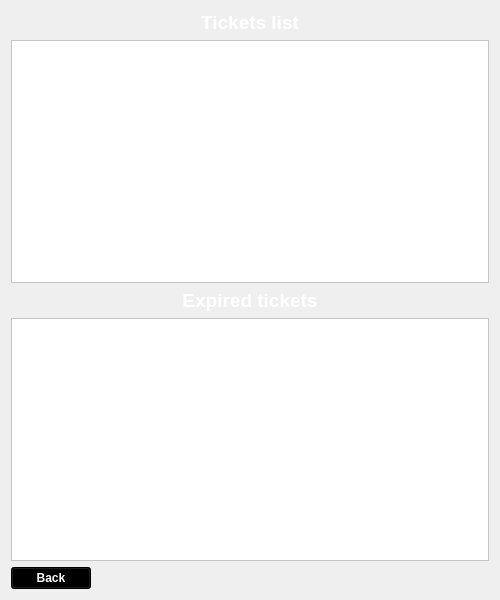
<?xml version="1.0" encoding="UTF-8"?>
<ui version="4.0">
 <class>TicketsWindow</class>
 <widget class="QWidget" name="TicketsWindow">
  <property name="geometry">
   <rect>
    <x>0</x>
    <y>0</y>
    <width>500</width>
    <height>600</height>
   </rect>
  </property>
  <property name="minimumSize">
   <size>
    <width>500</width>
    <height>600</height>
   </size>
  </property>
  <property name="maximumSize">
   <size>
    <width>500</width>
    <height>600</height>
   </size>
  </property>
  <property name="windowTitle">
   <string>Follow</string>
  </property>
  <property name="windowIcon">
   <iconset resource="Resources/main.qrc">
    <normaloff>:/Icons/Icons/spotify.png</normaloff>:/Icons/Icons/spotify.png</iconset>
  </property>
  <property name="styleSheet">
   <string notr="true">background-image: url(:/Background/background/darkgreen.png);</string>
  </property>
  <layout class="QVBoxLayout" name="verticalLayout">
   <item>
    <widget class="QLabel" name="TicketsList_label">
     <property name="font">
      <font>
       <pointsize>14</pointsize>
       <weight>75</weight>
       <bold>true</bold>
      </font>
     </property>
     <property name="styleSheet">
      <string notr="true">background-image: url(:/Background/background/transparent.png);
color: rgb(255, 255, 255);</string>
     </property>
     <property name="text">
      <string>Tickets list</string>
     </property>
     <property name="alignment">
      <set>Qt::AlignCenter</set>
     </property>
    </widget>
   </item>
   <item>
    <widget class="QListView" name="Tickets_listView">
     <property name="font">
      <font>
       <pointsize>10</pointsize>
      </font>
     </property>
     <property name="styleSheet">
      <string notr="true">background-image: url(:/Background/background/transparent.png);
background-color: rgb(255, 255, 255);</string>
     </property>
    </widget>
   </item>
   <item>
    <widget class="QLabel" name="Expired_lbl">
     <property name="font">
      <font>
       <pointsize>14</pointsize>
       <weight>75</weight>
       <bold>true</bold>
      </font>
     </property>
     <property name="styleSheet">
      <string notr="true">background-image: url(:/Background/background/transparent.png);
color: rgb(255, 255, 255);</string>
     </property>
     <property name="text">
      <string>Expired tickets</string>
     </property>
     <property name="alignment">
      <set>Qt::AlignCenter</set>
     </property>
    </widget>
   </item>
   <item>
    <widget class="QListView" name="Expired_listView">
     <property name="font">
      <font>
       <pointsize>10</pointsize>
      </font>
     </property>
     <property name="styleSheet">
      <string notr="true">background-image: url(:/Background/background/transparent.png);
background-color: rgb(255, 255, 255);</string>
     </property>
    </widget>
   </item>
   <item>
    <layout class="QHBoxLayout" name="horizontalLayout">
     <item>
      <widget class="QPushButton" name="back_btn">
       <property name="font">
        <font>
         <pointsize>9</pointsize>
         <weight>75</weight>
         <bold>true</bold>
        </font>
       </property>
       <property name="styleSheet">
        <string notr="true">color: rgb(255, 255, 255);
background-color: rgb(0, 0, 0);</string>
       </property>
       <property name="text">
        <string>Back</string>
       </property>
      </widget>
     </item>
     <item>
      <spacer name="horizontalSpacer">
       <property name="orientation">
        <enum>Qt::Horizontal</enum>
       </property>
       <property name="sizeHint" stdset="0">
        <size>
         <width>40</width>
         <height>20</height>
        </size>
       </property>
      </spacer>
     </item>
    </layout>
   </item>
  </layout>
 </widget>
 <resources>
  <include location="Resources/main.qrc"/>
 </resources>
 <connections/>
</ui>
